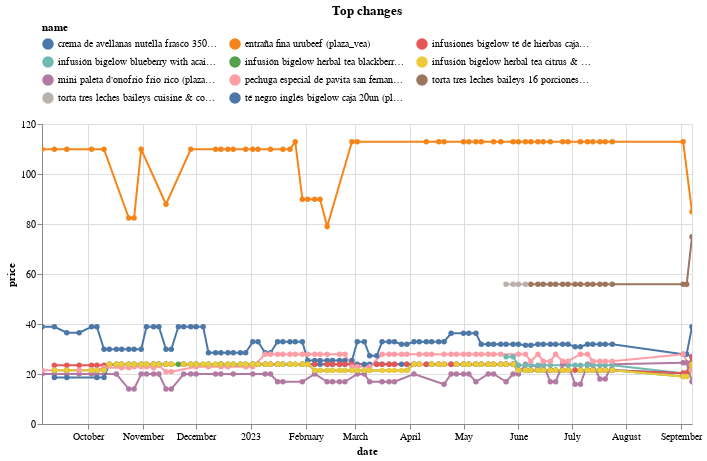

Notebook source saved alongside this figure:
### Code cell
top_changes_abs.head(10).pipe(plot_changes, 'Top changes')

### Figure 1 — Vega-Lite specification as saved in the notebook (floating-point values rounded to 4 significant figures; data arrays with more than 128 entries replaced by an {"elided": "..."} marker saying what was removed)
{"config": {"view": {"continuousWidth": 300, "continuousHeight": 300}, "legend": {"columns": 3, "orient": "top"}}, "data": {"name": "data-c47b0006b7c89acb57878846898e6822"}, "mark": {"type": "line", "point": true}, "encoding": {"color": {"field": "name", "scale": {"domain": ["crema de avellanas nutella frasco 350g (plaza_vea)", "entraña fina urubeef (plaza_vea)", "infusiones bigelow té de hierbas caja 20un (plaza_vea)", "infusión bigelow blueberry with acai caja 20un (plaza_vea)", "infusión bigelow herbal tea blackberry citrus caja 18un (plaza_vea)", "infusión bigelow herbal tea citrus & oolong caja 18un (plaza_vea)", "mini paleta d'onofrio frio rico (plaza_vea)", "pechuga especial de pavita san fernando (plaza_vea)", "torta tres leches baileys 16 porciones (metro)", "torta tres leches baileys cuisine & co 16 porciones (metro)", "té negro inglés bigelow caja 20un (plaza_vea)"]}, "type": "nominal"}, "tooltip": [{"field": "name", "type": "nominal"}, {"field": "price", "type": "quantitative"}, {"field": "last_price", "type": "quantitative"}], "x": {"field": "date", "type": "temporal"}, "y": {"field": "price", "type": "quantitative"}}, "params": [{"name": "param_7", "select": {"type": "point", "fields": ["name"]}, "bind": "legend"}, {"name": "param_8", "select": {"type": "interval", "encodings": ["x", "y"]}, "bind": "scales"}], "title": "Top changes", "transform": [{"filter": {"param": "param_7"}}], "width": 650, "$schema": "https://vega.github.io/schema/vega-lite/v5.14.1.json", "datasets": {"data-c47b0006b7c89acb57878846898e6822": {"elided": "635 records"}}}
